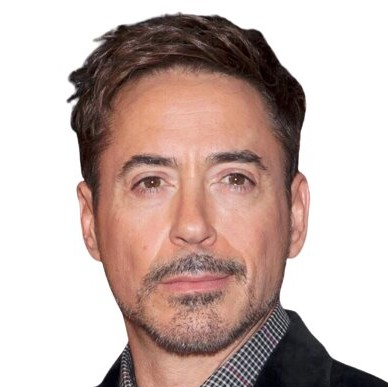
#> input picture PyLearnIPMathOperation/input/robert4.jpg, 388 x 387 px
$ python morph_face.py
#> lines starting #> are read from the running program, lines starting #| are printed output that depends on the picture
import cv2
import numpy as np

image_robert = cv2.imread('input/robert4.jpg')
#> image_robert is the input picture: shape (387, 388, 3); mean B, G, R 173.7, 179.3, 199.4
image_mamad = cv2.imread('input/mamad3.jpg')
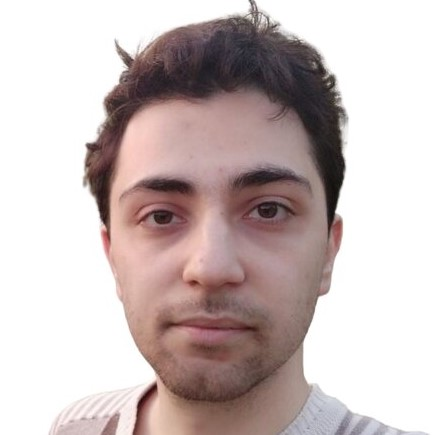
#> input picture PyLearnIPMathOperation/input/mamad3.jpg, 436 x 435 px
#> image_mamad is the input picture: shape (435, 436, 3); mean B, G, R 187.5, 188.7, 202.1
image_mamad = image_mamad[10:,:,:]
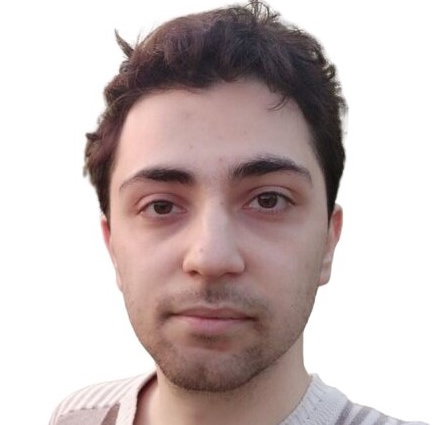
#> image_mamad: shape (425, 436, 3); mean B, G, R 186, 187.2, 200.9
w, h, _ = image_mamad.shape
#> w = 425; h = 436
image_robert = cv2.resize(image_robert, [h, w])
#> image_robert: shape (425, 436, 3)

image_robert = image_robert.astype(np.float32)
image_mamad = image_mamad.astype(np.float32)

image_mamad_robert1 = image_robert*.25 + image_mamad*.75
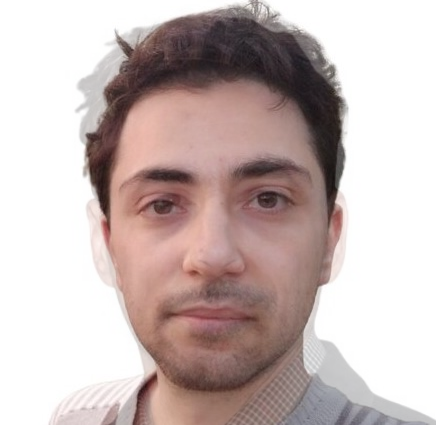
#> image_mamad_robert1: shape (425, 436, 3) float32; mean B, G, R 183.1, 185.4, 200.7
image_mamad_robert2 = image_robert*.5 + image_mamad*.5
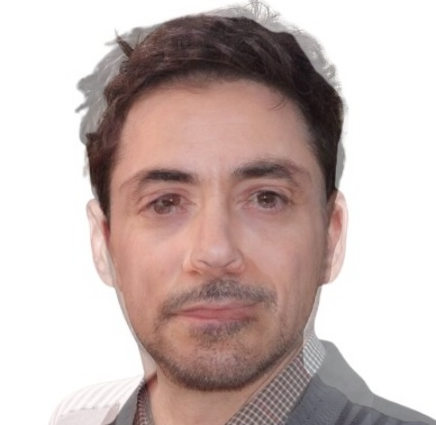
#> image_mamad_robert2: shape (425, 436, 3) float32; mean B, G, R 180, 183.4, 200.3
image_mamad_robert3 = image_robert*.75 + image_mamad*.25
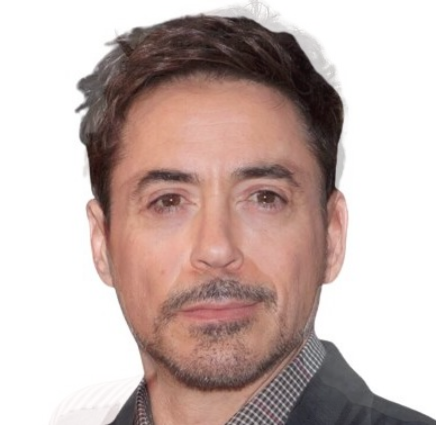
#> image_mamad_robert3: shape (425, 436, 3) float32; mean B, G, R 176.9, 181.4, 199.9

image_mamad_robert1 = image_mamad_robert1.astype(np.uint8)
image_mamad_robert2 = image_mamad_robert2.astype(np.uint8)
image_mamad_robert3 = image_mamad_robert3.astype(np.uint8)

image_mamad_robert = np.concatenate((image_mamad, image_mamad_robert1, image_mamad_robert2,
 image_mamad_robert3, image_robert), axis=1)
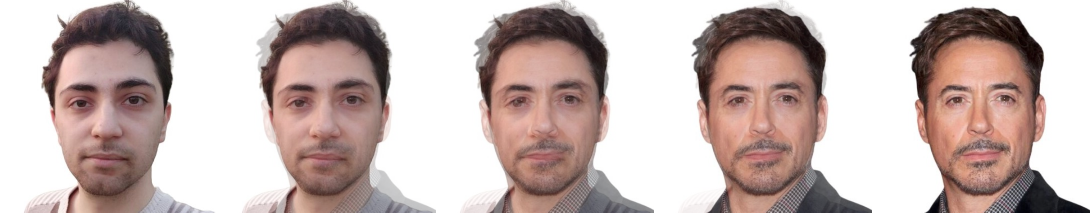
#> image_mamad_robert: shape (425, 2180, 3) float32 (shown at 1/2 size); mean B, G, R 180.1, 183.5, 200.4

cv2.imwrite('output/mamad_robert.jpg',image_mamad_robert)
